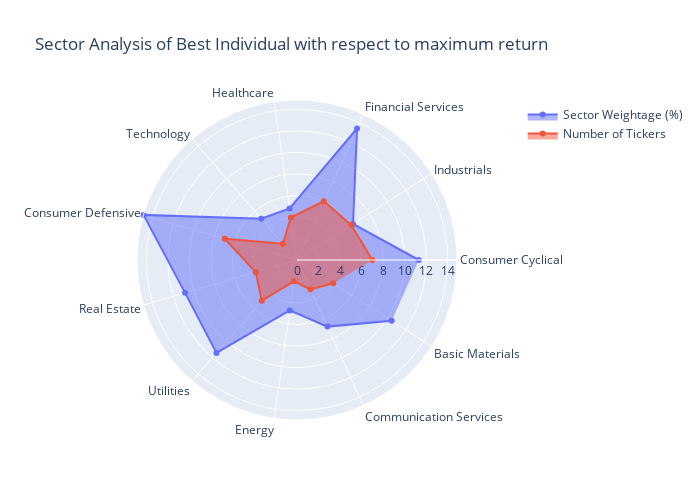

Notebook code for this chart:
### Markdown cell above
#### Exploring individual with maximum return

### Code cell
sector_counts = merged_df['Sector'].value_counts()

# Function to get the best individual (you need to define this based on your criteria)
def get_best_individual(pareto_front):
    # Example: Return the individual with the highest return (first fitness objective)
    return max(pareto_front, key=lambda ind: ind.fitness.values[0])

best_individual = get_best_individual(pareto_front)

sector_weightage = {sector: 0 for sector in sector_counts.index}
sector_ticker_count = {sector: 0 for sector in sector_counts.index}
for ticker, weight in best_individual:
    sector = tickers_sector.loc[tickers_sector['Name'] == ticker, 'Sector'].iloc[0]
    sector_weightage[sector] += weight
    sector_ticker_count[sector] += 1

for sector in sector_weightage:
    sector_weightage[sector] *= 100

radar_data = pd.DataFrame({
    'Sector': list(sector_weightage.keys()),
    'Weightage (%)': list(sector_weightage.values()),
    'Ticker Count': list(sector_ticker_count.values())
})

fig = go.Figure()

fig.add_trace(go.Scatterpolar(
    r=radar_data['Weightage (%)'],
    theta=radar_data['Sector'],
    fill='toself',
    name='Sector Weightage (%)'
))

fig.add_trace(go.Scatterpolar(
    r=radar_data['Ticker Count'],
    theta=radar_data['Sector'],
    fill='toself',
    name='Number of Tickers'
))

fig.update_layout(
    polar=dict(
        radialaxis=dict(
            visible=True,
            range=[0, max(radar_data['Weightage (%)'].max(), radar_data['Ticker Count'].max())]
        )),
    showlegend=True,
    title="Sector Analysis of Best Individual with respect to maximum return",
    width=700,  
    height=500 
)

fig.show()

### Figure 1 — Plotly figure (JSON) as saved in the notebook; plotly's stock layout.template omitted (floating-point values rounded to 4 significant figures)
{"data": [{"fill": "toself", "name": "Sector Weightage (%)", "r": [11.32, 6.19, 13.43, 4.844, 5.071, 14.87, 10.84, 11.43, 4.736, 6.806, 10.46], "theta": ["Consumer Cyclical", "Industrials", "Financial Services", "Healthcare", "Technology", "Consumer Defensive", "Real Estate", "Utilities", "Energy", "Communication Services", "Basic Materials"], "type": "scatterpolar"}, {"fill": "toself", "name": "Number of Tickers", "r": [7, 6, 6, 4, 2, 7, 4, 5, 2, 3, 4], "theta": ["Consumer Cyclical", "Industrials", "Financial Services", "Healthcare", "Technology", "Consumer Defensive", "Real Estate", "Utilities", "Energy", "Communication Services", "Basic Materials"], "type": "scatterpolar"}], "layout": {"height": 500, "polar": {"radialaxis": {"range": [0, 14.87], "visible": true}}, "showlegend": true, "title": {"text": "Sector Analysis of Best Individual with respect to maximum return"}, "width": 700}}
